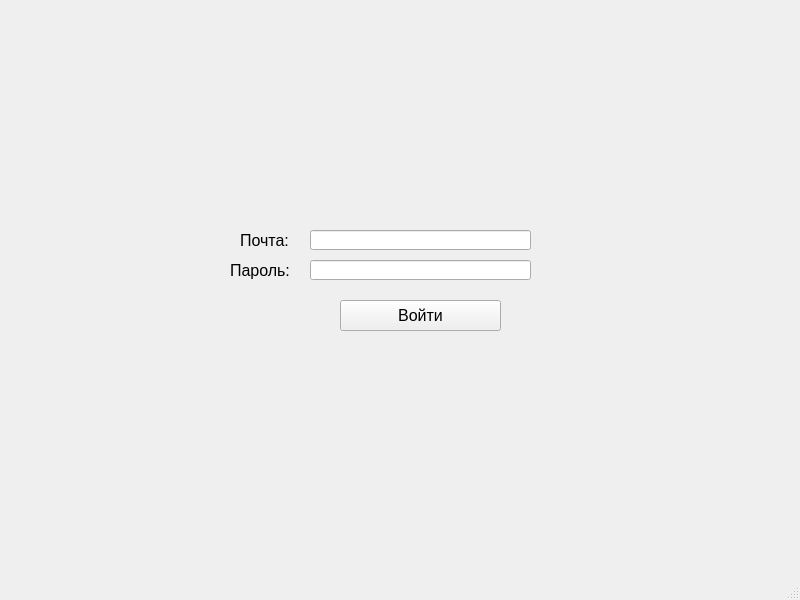
<?xml version="1.0" encoding="UTF-8"?>
<ui version="4.0">
 <class>MainWindow</class>
 <widget class="QMainWindow" name="MainWindow">
  <property name="geometry">
   <rect>
    <x>0</x>
    <y>0</y>
    <width>800</width>
    <height>600</height>
   </rect>
  </property>
  <property name="windowTitle">
   <string>MainWindow</string>
  </property>
  <widget class="QWidget" name="centralwidget">
   <widget class="QPushButton" name="signin_button">
    <property name="geometry">
     <rect>
      <x>340</x>
      <y>300</y>
      <width>161</width>
      <height>31</height>
     </rect>
    </property>
    <property name="font">
     <font>
      <pointsize>12</pointsize>
     </font>
    </property>
    <property name="text">
     <string>Войти</string>
    </property>
   </widget>
   <widget class="QLabel" name="label">
    <property name="geometry">
     <rect>
      <x>240</x>
      <y>230</y>
      <width>61</width>
      <height>20</height>
     </rect>
    </property>
    <property name="font">
     <font>
      <pointsize>12</pointsize>
     </font>
    </property>
    <property name="text">
     <string>Почта:</string>
    </property>
   </widget>
   <widget class="QLineEdit" name="mail_edit">
    <property name="geometry">
     <rect>
      <x>310</x>
      <y>230</y>
      <width>221</width>
      <height>20</height>
     </rect>
    </property>
   </widget>
   <widget class="QLabel" name="label_2">
    <property name="geometry">
     <rect>
      <x>230</x>
      <y>260</y>
      <width>71</width>
      <height>20</height>
     </rect>
    </property>
    <property name="font">
     <font>
      <pointsize>12</pointsize>
     </font>
    </property>
    <property name="text">
     <string>Пароль:</string>
    </property>
   </widget>
   <widget class="QLineEdit" name="password_edit">
    <property name="geometry">
     <rect>
      <x>310</x>
      <y>260</y>
      <width>221</width>
      <height>20</height>
     </rect>
    </property>
   </widget>
  </widget>
  <widget class="QMenuBar" name="menubar">
   <property name="geometry">
    <rect>
     <x>0</x>
     <y>0</y>
     <width>800</width>
     <height>18</height>
    </rect>
   </property>
  </widget>
  <widget class="QStatusBar" name="statusbar"/>
 </widget>
 <resources/>
 <connections/>
</ui>
